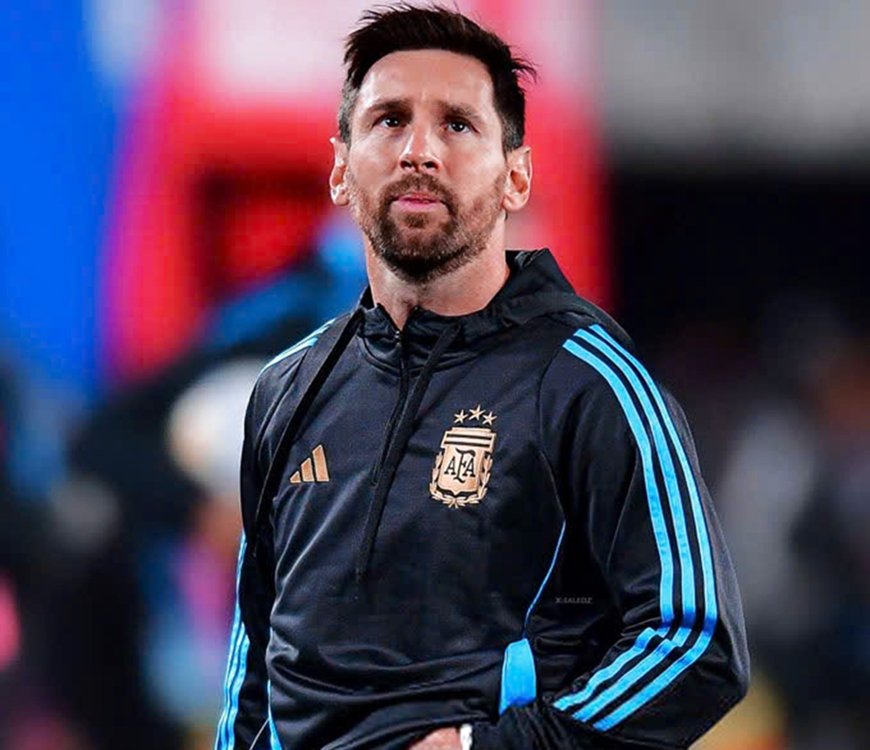
#> input picture face_recoginition/dataset/messi/messi1.jpg, 870 x 750 px, given in place of the camera
$ jupyter execute recognize.ipynb
#> lines starting #> are read from the running program, lines starting #| are printed output that depends on the picture; after the words box and inside, x2 and y2 are one past the last pixel; in counts of white or black regions, pixels touching at a corner belong together
[cell 1]
import cv2
import joblib
import numpy as np

[cell 2]
svm = joblib.load("models/svm_face.pkl")
#> (reads face_recoginition/models/svm_face.pkl from the repository)
pca = joblib.load("models/pca.pkl")
#> (reads face_recoginition/models/pca.pkl from the repository)
scaler = joblib.load("models/scaler.pkl")
#> (reads face_recoginition/models/scaler.pkl from the repository)
label_map = joblib.load("models/labels.pkl")
#> (reads face_recoginition/models/labels.pkl from the repository)

print("✅ Model loaded!")

[cell 3]
def predict_face(face_img):
    face_img = cv2.resize(face_img, (64, 64))
    face_img = face_img.flatten().reshape(1, -1)

    face_img = scaler.transform(face_img)
    face_img = pca.transform(face_img)

    probs = svm.predict_proba(face_img)[0]
    max_prob = np.max(probs)

    if max_prob < 0.6:
        return "Unknown"

    pred = np.argmax(probs)
    return label_map[pred]

[cell 4]
face_cascade = cv2.CascadeClassifier(
    cv2.data.haarcascades + "haarcascade_frontalface_default.xml"
)

cap = cv2.VideoCapture(0)

print("Press Q to exit")

while True:
    ret, frame = cap.read()
#> frame is the input picture: shape (750, 870, 3); mean B, G, R 89.5, 65.6, 75.2
    if not ret:
        break

    gray = cv2.cvtColor(frame, cv2.COLOR_BGR2GRAY)
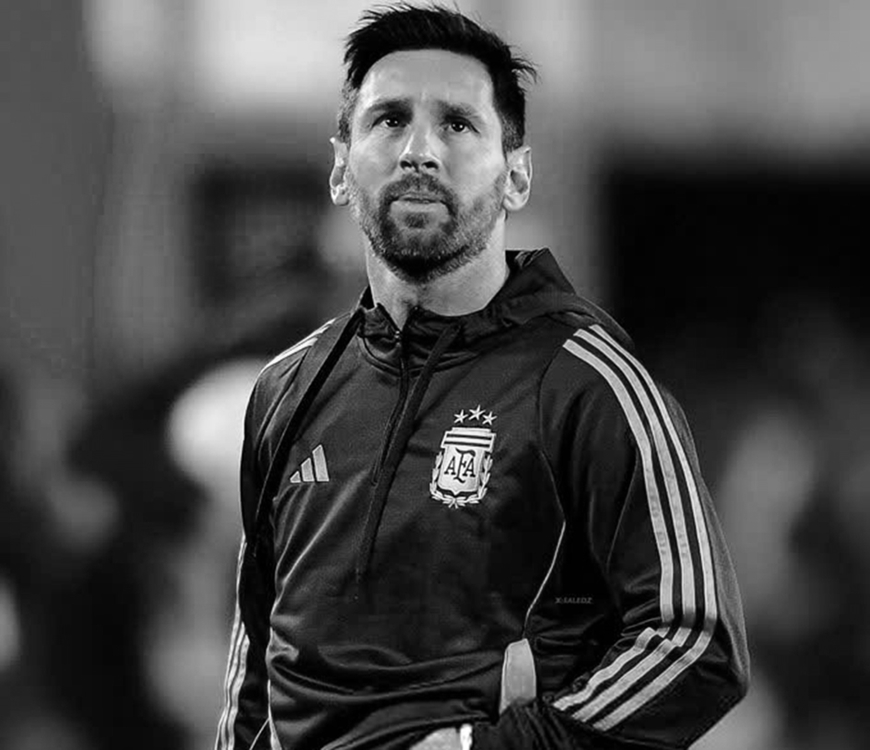
#> gray: shape (750, 870); min 0, max 255, mean 71.2

    faces = face_cascade.detectMultiScale(gray, 1.3, 5)
#> faces = [[333, 50, 184, 184]]

    for (x, y, w, h) in faces:
        face = gray[y:y+h, x:x+w]

        name = predict_face(face)

        cv2.rectangle(frame, (x, y), (x+w, y+h), (0,255,0), 2)
        cv2.putText(frame, name, (x, y-10),
                    cv2.FONT_HERSHEY_SIMPLEX, 0.9, (0,255,0), 2)
#> this loop made 1 pass
#> (x, y, w, h, probs in predict_face, max_prob in predict_face, name) on pass 1: (333, 50, 184, 184, [0.283, 0.439, 0.278], 0.439, 'Unknown')
#> pass 1, `face = gray[y:y+h, x:x+w]`:
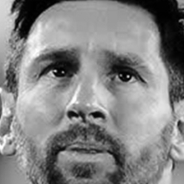
#> face: shape (184, 184); min 0, max 254, mean 132.8
#> pass 1, in predict_face, `face_img = cv2.resize(face_img, (64, 64))`:
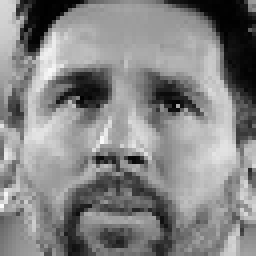
#> face_img: shape (64, 64) (shown 4 times larger); min 0, max 250, mean 132.7
#> after the loop:
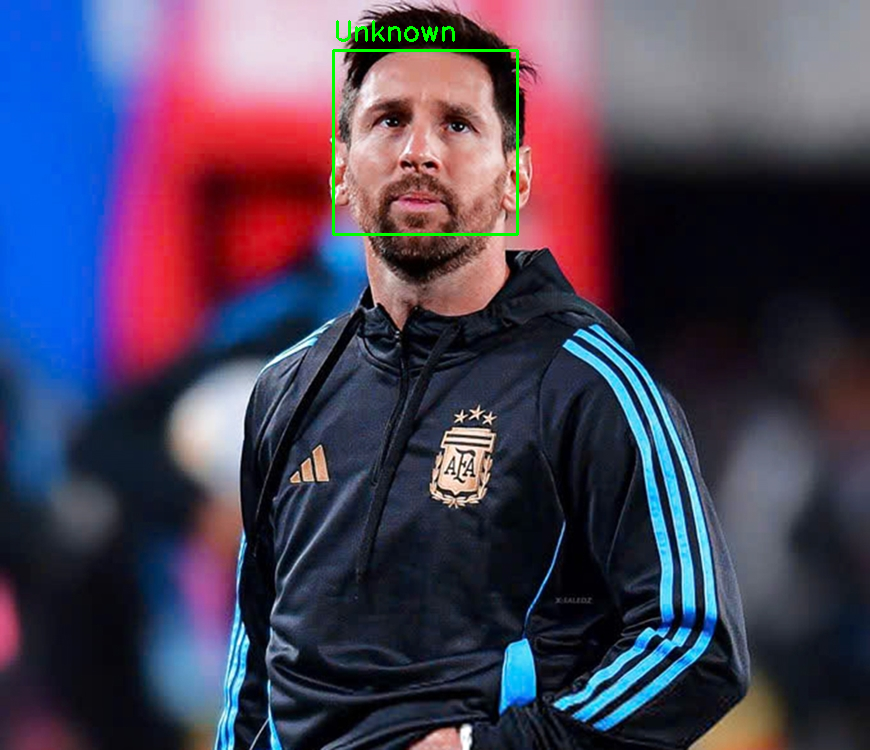
#> frame: shape (750, 870, 3); 0.47% of pixels changed, all inside (x1, y1, x2, y2) = (332, 20, 519, 236)

    cv2.imshow("Face Recognition - SVM", frame)

    if cv2.waitKey(1) & 0xFF == ord('q'):
#> (key q is pressed here)
        break

cap.release()
cv2.destroyAllWindows()
